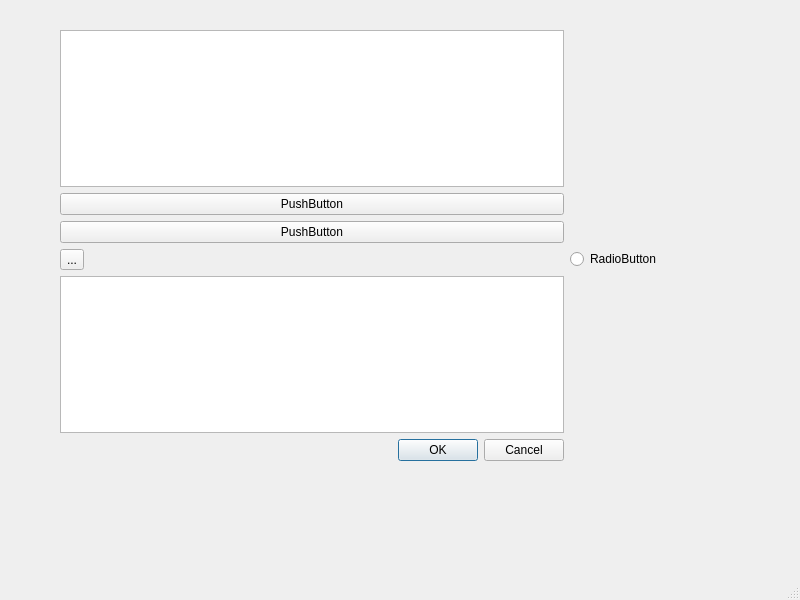
<?xml version="1.0" encoding="UTF-8"?>
<ui version="4.0">
 <class>MainWindow</class>
 <widget class="QMainWindow" name="MainWindow">
  <property name="geometry">
   <rect>
    <x>0</x>
    <y>0</y>
    <width>800</width>
    <height>600</height>
   </rect>
  </property>
  <property name="windowTitle">
   <string>MainWindow</string>
  </property>
  <widget class="QWidget" name="centralwidget">
   <widget class="QWidget" name="gridLayoutWidget">
    <property name="geometry">
     <rect>
      <x>60</x>
      <y>30</y>
      <width>601</width>
      <height>431</height>
     </rect>
    </property>
    <layout class="QGridLayout" name="gridLayout">
     <item row="4" column="0">
      <layout class="QHBoxLayout" name="horizontalLayout"/>
     </item>
     <item row="6" column="0">
      <widget class="QToolButton" name="toolButton">
       <property name="text">
        <string>...</string>
       </property>
      </widget>
     </item>
     <item row="1" column="0">
      <widget class="QPushButton" name="pushButton_2">
       <property name="text">
        <string>PushButton</string>
       </property>
      </widget>
     </item>
     <item row="5" column="0">
      <widget class="QPushButton" name="pushButton">
       <property name="text">
        <string>PushButton</string>
       </property>
      </widget>
     </item>
     <item row="6" column="1">
      <widget class="QRadioButton" name="radioButton">
       <property name="text">
        <string>RadioButton</string>
       </property>
      </widget>
     </item>
     <item row="0" column="0">
      <widget class="QListView" name="listView"/>
     </item>
     <item row="8" column="0">
      <widget class="QTreeView" name="treeView"/>
     </item>
     <item row="9" column="0">
      <widget class="QDialogButtonBox" name="buttonBox">
       <property name="standardButtons">
        <set>QDialogButtonBox::Cancel|QDialogButtonBox::Ok</set>
       </property>
      </widget>
     </item>
    </layout>
   </widget>
   <zorder>gridLayoutWidget</zorder>
   <zorder>verticalLayoutWidget</zorder>
  </widget>
  <widget class="QMenuBar" name="menubar">
   <property name="geometry">
    <rect>
     <x>0</x>
     <y>0</y>
     <width>800</width>
     <height>22</height>
    </rect>
   </property>
  </widget>
  <widget class="QStatusBar" name="statusbar"/>
 </widget>
 <resources/>
 <connections/>
</ui>
